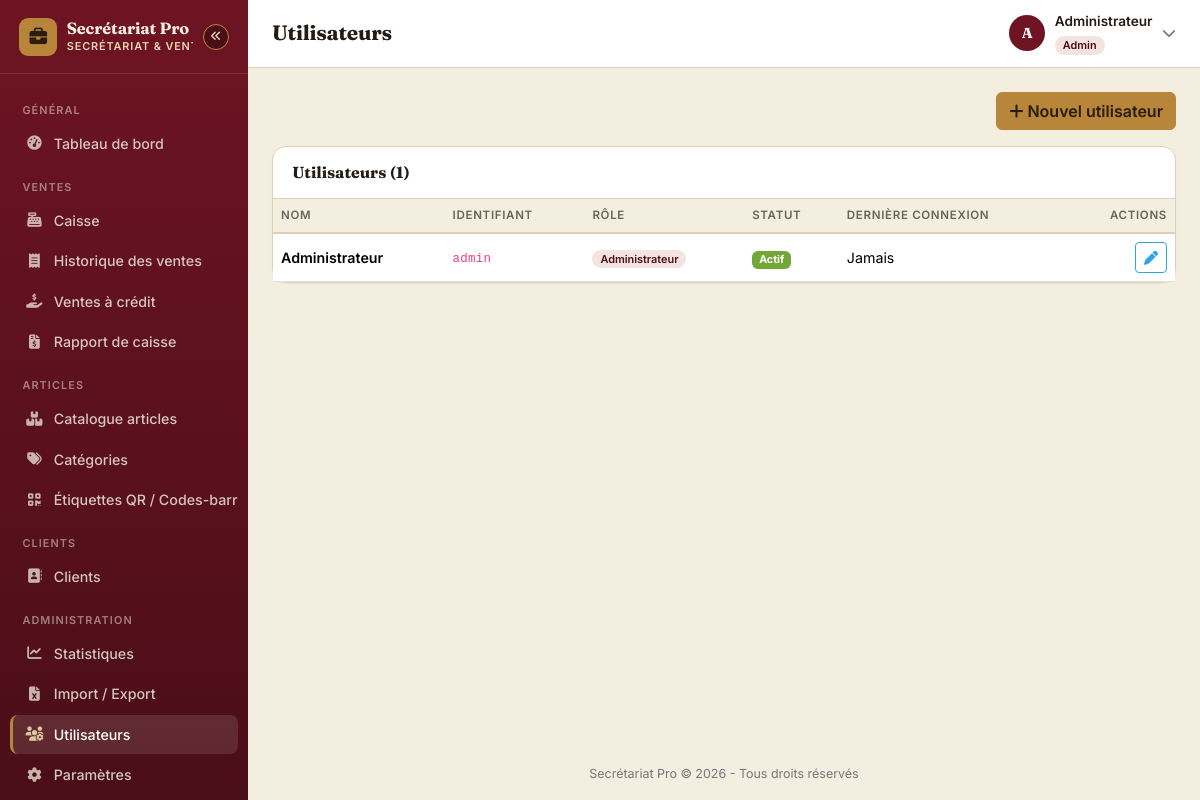
Page /utilisateurs/liste.php (signed in) on the committed database.
### tables this page shows
CREATE TABLE users (
    id INT AUTO_INCREMENT PRIMARY KEY,
    username VARCHAR(50) NOT NULL UNIQUE,
    password_hash VARCHAR(255) NOT NULL,
    full_name VARCHAR(150) NOT NULL,
    email VARCHAR(150) DEFAULT NULL,
    telephone VARCHAR(30) DEFAULT NULL,
    role ENUM('admin','secretaire','vendeur') NOT NULL DEFAULT 'vendeur',
    actif TINYINT(1) NOT NULL DEFAULT 1,
    derniere_connexion DATETIME DEFAULT NULL,
    tentatives_echouees INT NOT NULL DEFAULT 0,
    bloque_jusqu DATETIME DEFAULT NULL,
    created_at DATETIME NOT NULL DEFAULT CURRENT_TIMESTAMP,
    updated_at DATETIME NOT NULL DEFAULT CURRENT_TIMESTAMP ON UPDATE CURRENT_TIMESTAMP
);

### includes/auth.php (called while the page is built, shortened)
<?php
require_once __DIR__ . '/functions.php';
function current_user(): ?array
{
    return [
        'id'        => $_SESSION['user_id'],
        'username'  => $_SESSION['username'] ?? '',
        'full_name' => $_SESSION['full_name'] ?? '',
        'role'      => $_SESSION['role'] ?? '',
    ];
}
function require_root_depth(): string
{
    $scriptPath = str_replace('\\', '/', $_SERVER['SCRIPT_FILENAME'] ?? '');
    $root = str_replace('\\', '/', realpath(APP_ROOT));
    $rel = trim(str_replace($root, '', dirname($scriptPath)), '/');
    $depth = count(explode('/', $rel));
    return str_repeat('../', $depth);
}

### includes/functions.php (called while the page is built, shortened)
<?php
function e(?string $value): string
{
    return htmlspecialchars($value ?? '', ENT_QUOTES, 'UTF-8');
}

### utilisateurs/liste.php (the view, shortened to what this page needs)
<?php
require_once __DIR__ . '/../includes/auth.php';
$pdo = Database::getConnection();
$users = $pdo->query("SELECT * FROM users ORDER BY full_name")->fetchAll();
$roleLabels = ['admin' => ['Administrateur','admin'], 'secretaire' => ['Secrétaire','secretaire'], 'vendeur' => ['Vendeur','vendeur']];
$pageTitle = 'Utilisateurs';
include __DIR__ . '/../includes/header.php';
?>
<div class="d-flex justify-content-end mb-3 no-print">
    <a href="ajouter.php" class="btn btn-sp-amber"><i class="fa-solid fa-plus me-1"></i>Nouvel utilisateur</a>
</div>
<div class="sp-card">
    <div class="sp-card-header"><h6>Utilisateurs (<?= count($users) ?>)</h6></div>
    <div class="sp-card-body p-0">
        <table class="table table-sp mb-0">
            <thead><tr><th>Nom</th><th>Identifiant</th><th>Rôle</th><th>Statut</th><th>Dernière connexion</th><th class="text-end no-print">Actions</th></tr></thead>
            <tbody>
            <?php foreach ($users as $u): $rl = $roleLabels[$u['role']] ?? ['-','secondary']; ?>
                <tr>
                    <td class="fw-semibold"><?= e($u['full_name']) ?></td>
                    <td><code><?= e($u['username']) ?></code></td>
                    <td><span class="sp-role-badge <?= $rl[1] ?>"><?= e($rl[0]) ?></span></td>
                    <td>
                        <?php if ($u['actif']): ?><span class="badge bg-success">Actif</span>
                        <?php else: ?><span class="badge bg-secondary">Désactivé</span><?php endif; ?>
                    </td>
                    <td><?= $u['derniere_connexion'] ? fmt_datetime($u['derniere_connexion']) : 'Jamais' ?></td>
                    <td class="text-end no-print">
                        <a href="modifier.php?id=<?= $u['id'] ?>" class="btn btn-sm btn-outline-primary" title="Modifier"><i class="fa-solid fa-pen"></i></a>
                    </td>
                </tr>
            <?php endforeach; ?>
            </tbody>
        </table>
    </div>
</div>
<?php include __DIR__ . '/../includes/footer.php'; ?>

### includes/header.php (shortened to what this page needs)
<?php
$ROOT = require_root_depth();
$pageTitle = $pageTitle ?? APP_NAME;
?>
<!DOCTYPE html>
<html lang="fr">
<head>
    <link rel="stylesheet" href="<?= $ROOT ?>assets/css/bootstrap.min.css">
    <link rel="stylesheet" href="<?= $ROOT ?>assets/css/all.min.css">
    <link rel="stylesheet" href="<?= $ROOT ?>assets/css/inter.css">
    <link rel="stylesheet" href="<?= $ROOT ?>assets/css/app.css">
</head>
<body>
<div class="sp-wrapper">
    <?php include __DIR__ . '/sidebar.php'; ?>
    <div class="sp-main">
        <header class="sp-topbar no-print">
            <h1 class="page-title flex-grow-1"><?= e($pageTitle) ?></h1>
            <div class="dropdown">
                <div class="sp-user-menu" data-bs-toggle="dropdown" role="button">
                    <div class="sp-user-avatar"><?= e(mb_strtoupper(mb_substr($user['full_name'] ?? '?', 0, 1))) ?></div>
                    <div class="d-none d-md-block">
                        <div class="fw-semibold" style="font-size:.85rem;"><?= e($user['full_name'] ?? '') ?></div>
                        <span class="sp-role-badge <?= e($user['role'] ?? '') ?>"><?= e(ucfirst($user['role'] ?? '')) ?></span>
                    </div>
                    <i class="fa-solid fa-chevron-down small text-muted"></i>
                </div>
            </div>
        </header>
        <div class="sp-content">

### assets/css/inter.css (style rules this page uses)
body { font-family: 'Inter', -apple-system, BlinkMacSystemFont, 'Segoe UI', sans-serif; }

### assets/css/app.css (style rules this page uses)
:root { --sp-navy: #6E1423; --sp-navy-dark: #4A0E18; --sp-navy-light: #8B2436; --sp-amber: #B8863B; --sp-amber-dark: #A3762F; --sp-amber-light: #E9D8AE; --sp-bg: #F4EEE1; --sp-card: #ffffff; --sp-border: #DDD0B4; --sp-text: #241A16; --sp-text-muted: #6B6259; --sp-success: #3F5A45; --sp-danger: #B3261E; --sp-warning: #C9992E; --sp-info: #4A6E82; --sp-radius: .85rem; --sp-sidebar-w: 248px; --sp-sidebar-w-collapsed: 76px; }
* { box-sizing:border-box; }
body { background:var(--sp-bg); color:var(--sp-text); min-height:100vh; }
a { text-decoration:none; color:var(--sp-navy); }
.font-display, h1, h2, h3, .page-title, .kpi-value, .brand-name, .sp-login-side h2 { font-family: 'Fraunces', Georgia, 'Times New Roman', serif; font-weight: 700; letter-spacing: -0.01em; }
code { font-family: ui-monospace, SFMono-Regular, Menlo, Consolas, monospace; letter-spacing:.02em; }
.sp-wrapper { display:flex; min-height:100vh; }
.sp-main { flex:1; margin-left:var(--sp-sidebar-w); min-height:100vh; display:flex; flex-direction:column; transition:margin-left .2s ease; }
.sp-topbar { background:var(--sp-card); border-bottom:1px solid var(--sp-border); padding:.7rem 1.5rem; display:flex; align-items:center; gap:1rem; position:sticky; top:0; z-index:1020; }
.sp-topbar .page-title { font-weight:700; font-size:1.3rem; color:var(--sp-text); margin:0; }
.sp-user-menu { display:flex; align-items:center; gap:.6rem; cursor:pointer; }
.sp-user-avatar { width:36px; height:36px; border-radius:50%; background:var(--sp-navy); color:#fff; display:flex; align-items:center; justify-content:center; font-family:'Fraunces', serif; font-weight:700; font-size:.9rem; }
.sp-role-badge { font-size:.68rem; padding:.15rem .5rem; border-radius:999px; font-weight:600; }
.sp-role-badge.admin { background:#F3E3E1; color:var(--sp-navy-dark); }
.sp-content { padding:1.5rem; flex:1; }
.sp-card { background:var(--sp-card); border:1px solid var(--sp-border); border-radius:var(--sp-radius); box-shadow:0 1px 2px rgba(36,26,22,.04); }
.sp-card .sp-card-header { padding:1rem 1.2rem; border-bottom:1px solid var(--sp-border); display:flex; align-items:center; justify-content:space-between; }
.sp-card .sp-card-header h5,.sp-card .sp-card-header h6 { margin:0; font-weight:700; color:var(--sp-text); font-family:'Fraunces', serif; }
.sp-card .sp-card-body { padding:1.2rem; }
.btn-sp-amber { background:var(--sp-amber); border-color:var(--sp-amber); color:#2A1D0C; font-weight:600; }
.table-sp thead th { background:var(--sp-bg); color:var(--sp-text-muted); font-size:.72rem; text-transform:uppercase; letter-spacing:.06em; font-weight:600; border-bottom:2px solid var(--sp-border); white-space:nowrap; }
.table-sp td { vertical-align:middle; font-size:.89rem; }

### rows in the picture
users: full_name "A", full_name "Administrateur", role "Admin", username "admin", actif "Actif", shows "Jamais"

### other values in the picture
get_param('nom_entreprise', APP_NAME) "Secrétariat Pro"
$pageTitle "Utilisateurs"
count($users) "1"
